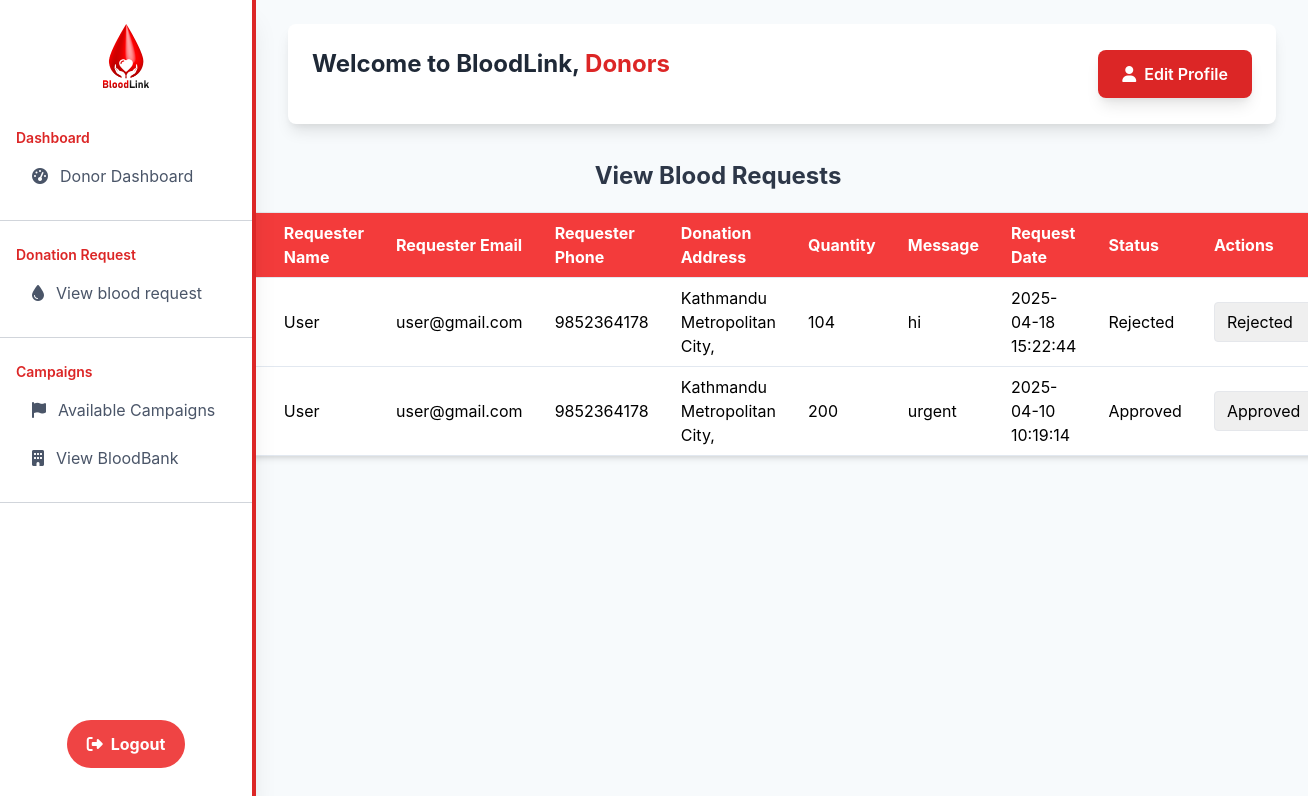
The app's page /Donordashboard/bloodrequest.php (signed in) with its own data.
### tables this page shows
CREATE TABLE `donorblood_request` (
  `id` int(11) UNSIGNED NOT NULL,
  `donor_id` int(11) UNSIGNED NOT NULL,
  `donor_email` varchar(255) NOT NULL,
  `requester_name` varchar(255) NOT NULL,
  `requester_email` varchar(255) NOT NULL,
  `requester_phone` varchar(50) NOT NULL,
  `donation_address` varchar(255) NOT NULL,
  `quantity` int(11) NOT NULL,
  `message` text DEFAULT NULL,
  `request_date` timestamp NOT NULL DEFAULT current_timestamp(),
  `status` enum('Pending','Approved','Rejected','Completed') DEFAULT 'Pending',
  `bloodgroup` varchar(3) NOT NULL,
  `delivery_time` time DEFAULT NULL,
  `responsetime` timestamp NULL DEFAULT NULL
);

### Donordashboard/bloodrequest.php (the view, shortened to what this page needs)
<?php
require('../connection.php');
$donor_email = $_SESSION['donoremail'];
$request_query = "SELECT br.id, br.donor_id, br.donor_email, br.requester_name, br.requester_email, br.requester_phone, br.donation_address, br.quantity, br.message, br.request_date, br.status, u.fullname AS donor_name
                  FROM donorblood_request br
                  JOIN users u ON br.donor_id = u.id
                  WHERE br.donor_email = ?
                  ORDER BY br.request_date DESC";
$stmt = $con->prepare($request_query);
$stmt->bind_param("s", $donor_email);
$stmt->execute();
$result = $stmt->get_result();
?>
<!DOCTYPE html>
<html lang="en">
<head>
    <link rel="stylesheet" href="https://cdn.jsdelivr.net/npm/tailwindcss@2.2.19/dist/tailwind.min.css">
</head>
<body>
    <div class="flex flex-col items-center ml-32">
        <main class="m-full max-w-5xl p-3 rounded-lg">
            <h1 class="text-2xl font-bold mb-4 text-center">View Blood Requests</h1>
            <?php if ($result->num_rows > 0): ?>
                <table class="min-w-full bg-white border shadow-md p-1 rounded-lg">
                    <thead>
                        <tr>
                            <th class="py-2 px-4 border-b">ID</th>
                            <th class="py-2 px-4 border-b">Requester Name</th>
                            <th class="py-2 px-4 border-b">Requester Email</th>
                            <th class="py-2 px-4 border-b">Requester Phone</th>
                            <th class="py-2 px-4 border-b">Donation Address</th>
                            <th class="py-2 px-4 border-b">Quantity</th>
                            <th class="py-2 px-4 border-b">Message</th>
                            <th class="py-2 px-4 border-b">Request Date</th>
                            <th class="py-2 px-4 border-b">Status</th>
                            <th class="py-2 px-4 border-b">Actions</th>
                        </tr>
                    </thead>
                    <tbody>
                        <?php while ($row = $result->fetch_assoc()): ?>
                            <tr data-request-id="<?= htmlspecialchars($row['id']) ?>" data-donor-id="<?= htmlspecialchars($row['donor_id']) ?>">
                                <td class="py-2 px-4 border-b"><?= htmlspecialchars($row['id']) ?></td>
                                <td class="py-2 px-4 border-b"><?= htmlspecialchars($row['requester_name']) ?></td>
                                <td class="py-2 px-4 border-b"><?= htmlspecialchars($row['requester_email']) ?></td>
                                <td class="py-2 px-4 border-b"><?= htmlspecialchars($row['requester_phone']) ?></td>
                                <td class="py-2 px-4 border-b"><?php $address = htmlspecialchars($row['donation_address']);
                                    $words = explode(' ', $address);
                                    $firstThreeWords = implode(' ', array_slice($words, 0, 3));
                                    echo $firstThreeWords;
                                ?>
                             </td>
                                <td class="py-2 px-4 border-b"><?= htmlspecialchars($row['quantity']) ?></td>
                                <td class="py-2 px-4 border-b"><?= htmlspecialchars($row['message']) ?></td>
                                <td class="py-2 px-4 border-b"><?= htmlspecialchars($row['request_date']) ?></td>
                                <td class="py-2 px-4 border-b" id="status-<?= $row['id'] ?>"><?= htmlspecialchars($row['status']) ?></td>
                                <td class="py-2 px-4 border-b">
                                    <select onchange="updateStatus(<?= $row['id'] ?>, this.value)" class="border p-2 rounded">
                                        <option value="Approved" <?= $row['status'] == 'Approved' ? 'selected' : '' ?>>Approved</option>
                                        <option value="Rejected" <?= $row['status'] == 'Rejected' ? 'selected' : '' ?>>Rejected</option>
                                    </select>
                                </td>
                            </tr>
                        <?php endwhile; ?>
                    </tbody>
                </table>
            <?php else: ?>
                <p class="text-gray-700">No blood requests found.</p>
            <?php endif; ?>
        </main>
    </div>
</body>
</html>

### Donordashboard/bloodrequest.php (style rules this page uses)
body { font-family: 'Inter', sans-serif; background-color: #f7fafc; }
table { width: 100%; margin-top: 20px; border-collapse: collapse; }
th, td { padding: 12px 20px; text-align: left; border-bottom: 1px solid #e2e8f0; }
th { background-color:rgb(243, 59, 59); color: white; font-weight: bold; }
td { background-color: #ffffff; }
.text-center { text-align: center; }
h1 { font-size: 2rem; font-weight: 700; color: #2d3748; margin-bottom: 20px; }

### records on screen
donorblood_request: requester_name "User", requester_email "user@gmail.com", requester_phone "9852364178", donation_address "Kathmandu Metropolitan City,", quantity "104", message "hi", request_date "2025-04-18 15:22:44", status "Rejected", status+id "Rejected"
donorblood_request: requester_name "User", requester_email "user@gmail.com", requester_phone "9852364178", donation_address "Kathmandu Metropolitan City,", quantity "200", message "urgent", request_date "2025-04-10 10:19:14", status "Approved", status+id "Approved"

### other values on screen
$_SESSION['donorname'] "Donors"
